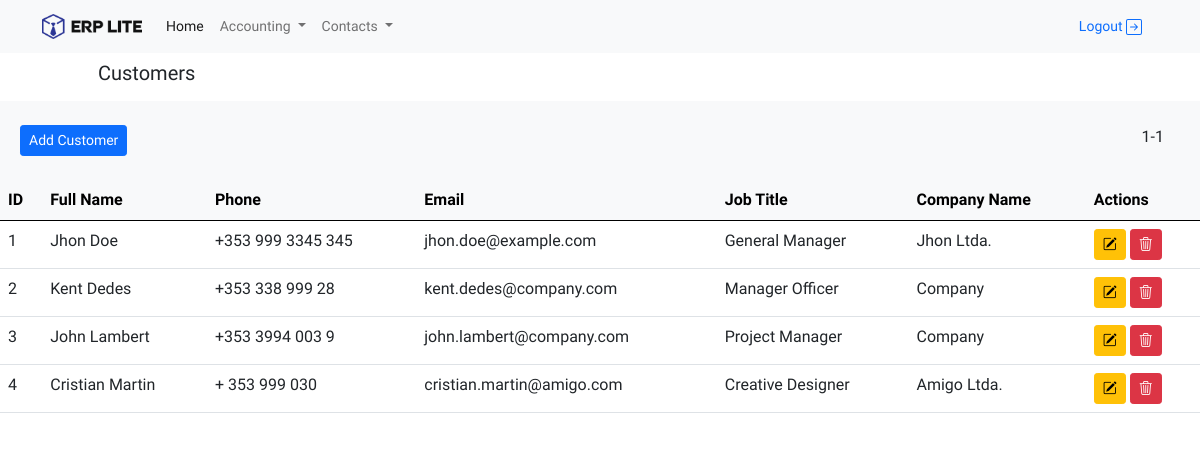
The app's page /contacts/customers/ (signed in) with its own data.
### contacts/models.py (models this page shows)
class GlobalInformation(models.Model):
    GENDER = [
        ('', '----'),
        ('F', 'Female'),
        ('M', 'Male'),
    ]
    first_name = models.CharField(max_length=220, default='')
    last_name = models.CharField(max_length=220, default='')
    email = models.EmailField(max_length=220, default='')
    phone_number = models.CharField(max_length=20, blank=True, default='')
    mobil_number = models.CharField(max_length=20, blank=True, default='')
    address = models.CharField(max_length=250, blank=True, default='')
    postcode = models.CharField(max_length=50, blank=True, default='')
    company_name = models.CharField(max_length=220, default='')
    job_title = models.CharField(max_length=20, blank=True, default='')
    gender = models.CharField(max_length=20, choices=GENDER, default='')
    class Meta:
        abstract = True

class Customers(GlobalInformation):
    tax_id = models.CharField(max_length=20, blank=True, default='')

### contacts/views.py (the view)
# urls.py: path('customers/', home_customers, name='customers'),
@login_required(login_url='login')
def home_customers(request):
    customers = Customers.objects.all()
    paginator = Paginator(Customers.objects.all(), 6)
    page_number = request.GET.get('page')
    page_customers = paginator.get_page(page_number)
    context = {
        'customers': customers,
        'page_customers': page_customers,
    }
    return render(request, 'customers.html', context)

### contacts/templates/customers.html (shortened to what this page needs)
{% extends 'home/home.html' %}
{% block Title %}
    Customers
{% endblock %}
{% block content %}
    <div class="row py-4">
        <div class="d-flex justify-content-between">
            <a href="{% url 'contacts:create-customers' %}" class="ms-2 btn btn-primary btn-sm">Add Customer</a>
            <div class="px-4">
                {{ page_customers.number }}-{{ page_customers.paginator.num_pages }}
            </div>
        </div>
    </div>
    <div class="row bg-white">
        <table class="table">
            <thead class="table-light">
            <tr>
                <th>ID</th>
                <th>Full Name</th>
                <th>Phone</th>
                <th>Email</th>
                <th>Job Title</th>
                <th>Company Name</th>
                <th>Actions</th>
            </tr>
            </thead>
            <tbody>
            {% if customers %}
                {% for client in customers %}
                    <tr>
                        <td>{{ client.id }}</td>
                        <td>{{ client.first_name }} {{ client.last_name }}</td>
                        <td>{{ client.mobil_number }}</td>
                        <td>{{ client.email }}</td>
                        <td>{{ client.job_title }}</td>
                        <td>{{ client.company_name }}</td>
                        <td><a href="{% url 'contacts:update-customers' client.pk %}" class="btn btn-warning btn-sm"><i
                                class="bi bi-pencil-square"></i></a>
                            <a href="{% url 'contacts:delete-customers' client.pk %}" class="btn btn-danger btn-sm"><i
                                    class="bi bi-trash3"></i></a>
                        </td>
                    </tr>
                {% endfor %}
            {% else %}
                <tr>
                    <td>
                        No found data.
                    </td>
                </tr>
            {% endif %}
            </tbody>
        </table>
    </div>
{% endblock %}

### static/main.css (style rules this page uses)
html { margin: 0; padding: 0; box-sizing: border-box; }
body { font-family: 'Quicksand', sans-serif; }
a { font-size: 14px!important; }

### records on screen
Customers: id "1", first_name "Jhon", last_name "Doe", mobil_number "+353 999 3345 345", email "jhon.doe@example.com", job_title "General Manager", company_name "Jhon Ltda."
Customers: id "2", first_name "Kent", last_name "Dedes", mobil_number "+353 338 999 28", email "kent.dedes@company.com", job_title "Manager Officer", company_name "Company"
Customers: id "3", first_name "John", last_name "Lambert", mobil_number "+353 3994 003 9", email "john.lambert@company.com", job_title "Project Manager", company_name "Company"
Customers: id "4", first_name "Cristian", last_name "Martin", mobil_number "+ 353 999 030", email "cristian.martin@amigo.com", job_title "Creative Designer", company_name "Amigo Ltda."

### other values on screen
{{ page_customers.number }} "1"
{{ page_customers.paginator.num_pages }} "1"
